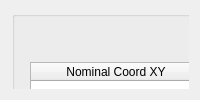
     <widget class="QWidget" name="UpLevelSelect">
      <attribute name="title">
       <string>Up Level Point Select</string>
      </attribute>
      <layout class="QGridLayout" name="gridLayout_3">
       <item row="0" column="0">
        <widget class="QWidget" name="widget_8" native="true">
         <widget class="QWidget" name="layoutWidget_5">
          <property name="geometry">
           <rect>
            <x>0</x>
            <y>0</y>
            <width>1131</width>
            <height>351</height>
           </rect>
          </property>
          <layout class="QHBoxLayout" name="horizontalLayout_4">
           <item>
            <widget class="ISTAR::GUI::GroupBox" name="gb_upLevelingMarkPoint">
             <property name="sizePolicy">
              <sizepolicy hsizetype="Preferred" vsizetype="Preferred">
               <horstretch>0</horstretch>
               <verstretch>0</verstretch>
              </sizepolicy>
             </property>
             <property name="minimumSize">
              <size>
               <width>500</width>
               <height>0</height>
              </size>
             </property>
             <property name="maximumSize">
              <size>
               <width>560</width>
               <height>16777215</height>
              </size>
             </property>
             <layout class="QGridLayout" name="gridLayout_30">
              <property name="leftMargin">
               <number>15</number>
              </property>
              <property name="topMargin">
               <number>45</number>
              </property>
              <property name="rightMargin">
               <number>15</number>
              </property>
              <property name="bottomMargin">
               <number>15</number>
              </property>
              <property name="horizontalSpacing">
               <number>15</number>
              </property>
              <property name="verticalSpacing">
               <number>6</number>
              </property>
              <item row="0" column="0">
               <widget class="ISTAR::GUI::TableWidget" name="tw_upLevelingMarkPoint">
                <property name="minimumSize">
                 <size>
                  <width>250</width>
                  <height>0</height>
                 </size>
                </property>
                <property name="editTriggers">
                 <set>QAbstractItemView::NoEditTriggers</set>
                </property>
                <attribute name="horizontalHeaderDefaultSectionSize">
                 <number>170</number>
                </attribute>
                <column>
                 <property name="text">
                  <string>Nominal Coord XY</string>
                 </property>
                </column>
                <column>
                 <property name="text">
                  <string>Actual Coord XY</string>
                 </property>
                </column>
                <column>
                 <property name="text">
                  <string>Pixel Coord XY</string>
                 </property>
                </column>
               </widget>
              </item>
             </layout>
            </widget>
           </item>
           <item>
            <widget class="ISTAR::GUI::GroupBox" name="gb_upLevelingMarkPointDiagram">
             <property name="sizePolicy">
              <sizepolicy hsizetype="Preferred" vsizetype="Preferred">
               <horstretch>0</horstretch>
               <verstretch>0</verstretch>
              </sizepolicy>
             </property>
             <property name="minimumSize">
              <size>
               <width>500</width>
               <height>0</height>
              </size>
             </property>
             <property name="maximumSize">
              <size>
               <width>560</width>
               <height>16777215</height>
              </size>
             </property>
             <layout class="QGridLayout" name="gridLayout_31">
              <property name="leftMargin">
               <number>15</number>
              </property>
              <property name="topMargin">
               <number>45</number>
              </property>
              <property name="rightMargin">
               <number>15</number>
              </property>
              <property name="bottomMargin">
               <number>15</number>
              </property>
              <property name="horizontalSpacing">
               <number>15</number>
              </property>
              <property name="verticalSpacing">
               <number>6</number>
              </property>
              <item row="0" column="0">
               <widget class="SimpleDiagram" name="gv_upLevelingMarkPoint"/>
              </item>
             </layout>
            </widget>
           </item>
          </layout>
         </widget>
         <widget class="QWidget" name="layoutWidget_7">
          <property name="geometry">
           <rect>
            <x>1140</x>
            <y>0</y>
            <width>380</width>
            <height>691</height>
           </rect>
          </property>
          <layout class="QVBoxLayout" name="verticalLayout_10">
           <item>
            <widget class="ISTAR::GUI::GroupBox" name="gb_operateStepDesc_6">
             <property name="title">
              <string/>
             </property>
             <layout class="QGridLayout" name="gridLayout_33">
              <property name="topMargin">
               <number>45</number>
              </property>
              <item row="0" column="0">
               <widget class="QTextBrowser" name="textBrowser_6"/>
              </item>
             </layout>
            </widget>
           </item>
           <item>
            <widget class="ISTAR::GUI::GroupBox" name="gb_result_8">
             <property name="title">
              <string/>
             </property>
             <layout class="QGridLayout" name="gridLayout_51">
              <property name="topMargin">
               <number>45</number>
              </property>
              <item row="2" column="1">
               <widget class="QDoubleSpinBox" name="dsb_runElapsedTime_downlevel_2">
                <property name="minimumSize">
                 <size>
                  <width>160</width>
                  <height>30</height>
                 </size>
                </property>
                <property name="maximumSize">
                 <size>
                  <width>160</width>
                  <height>30</height>
                 </size>
                </property>
                <property name="alignment">
                 <set>Qt::AlignCenter</set>
                </property>
                <property name="buttonSymbols">
                 <enum>QAbstractSpinBox::NoButtons</enum>
                </property>
                <property name="decimals">
                 <number>3</number>
                </property>
                <property name="minimum">
                 <double>-9999.000000000000000</double>
                </property>
                <property name="maximum">
                 <double>9999.000000000000000</double>
                </property>
               </widget>
              </item>
              <item row="2" column="0">
               <widget class="QLabel" name="label_51">
                <property name="minimumSize">
                 <size>
                  <width>120</width>
                  <height>30</height>
                 </size>
                </property>
                <property name="maximumSize">
                 <size>
                  <width>16777215</width>
                  <height>30</height>
                 </size>
                </property>
                <property name="text">
                 <string>Elapsed Time:</string>
                </property>
                <property name="alignment">
                 <set>Qt::AlignRight|Qt::AlignTrailing|Qt::AlignVCenter</set>
                </property>
               </widget>
              </item>
              <item row="2" column="2">
               <widget class="QLabel" name="label_68">
                <property name="minimumSize">
                 <size>
                  <width>30</width>
                  <height>30</height>
                 </size>
                </property>
                <property name="maximumSize">
                 <size>
                  <width>30</width>
                  <height>30</height>
                 </size>
                </property>
                <property name="text">
                 <string>s</string>
                </property>
                <property name="alignment">
                 <set>Qt::AlignLeading|Qt::AlignLeft|Qt::AlignVCenter</set>
                </property>
               </widget>
              </item>
              <item row="3" column="1">
               <spacer name="verticalSpacer_8">
                <property name="orientation">
                 <enum>Qt::Vertical</enum>
                </property>
                <property name="sizeHint" stdset="0">
                 <size>
                  <width>20</width>
                  <height>40</height>
                 </size>
                </property>
               </spacer>
              </item>
             </layout>
            </widget>
           </item>
          </layout>
         </widget>
        </widget>
       </item>
      </layout>
     </widget>
